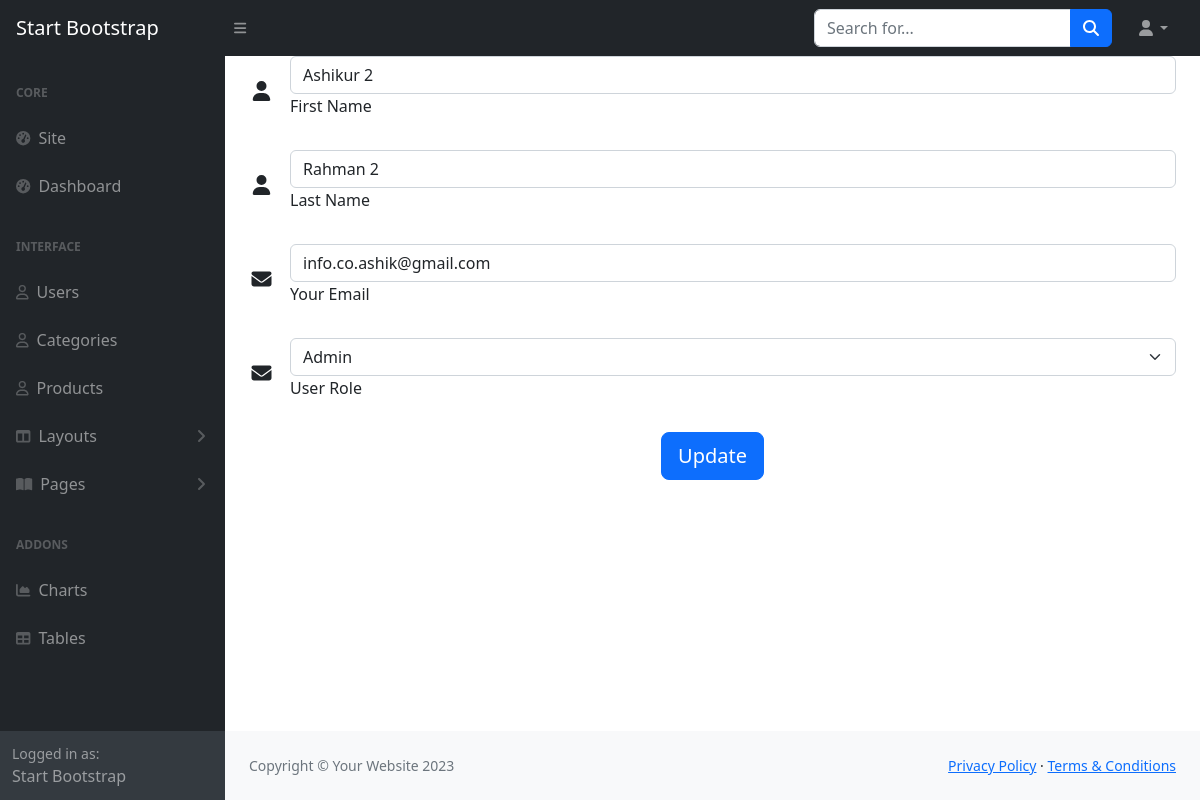
/dashboard/useredit.php?id=6, run on the app's committed database.
### tables this page shows
CREATE TABLE `users` (
  `id` int(11) NOT NULL,
  `lastname` varchar(255) DEFAULT NULL,
  `firstname` varchar(255) DEFAULT NULL,
  `email` varchar(255) DEFAULT NULL,
  `password` varchar(255) DEFAULT NULL,
  `role` tinyint(1) NOT NULL DEFAULT 1,
  `created` timestamp NOT NULL DEFAULT current_timestamp(),
  `updated` timestamp NULL DEFAULT NULL ON UPDATE current_timestamp()
);

### dashboard/useredit.php (the view, shortened to what this page needs)
<?php
if(isset($_GET['id'])){
    $id = filter_var($_GET['id'],FILTER_VALIDATE_INT);
    $conn = DB::connect();
    $query = "select * from users where id={$id}";
$result = $conn->query($query);
$row = $result->fetch_assoc();
}
?>
<?php
include "inc/header.php";
?>
<div id="layoutSidenav">
<?php include "inc/sidebar.php"; ?>
            <div id="layoutSidenav_content">
                <main>
<form class="mx-1 mx-md-4" action="useredit.php?id=<?= $id;?>" method="post">
<div class="d-flex flex-row align-items-center mb-4">
    <i class="fas fa-user fa-lg me-3 fa-fw"></i>
    <div class="form-outline flex-fill mb-0">
        <input type="text" name="first_name" id="form3Example1c" class="form-control" value="<?= $row['firstname'] ?>"/>
        <label class="form-label" for="form3Example1c">First Name</label>
    </div>
</div>
<div class="d-flex flex-row align-items-center mb-4">
    <i class="fas fa-user fa-lg me-3 fa-fw"></i>
    <div class="form-outline flex-fill mb-0">
        <input type="text" name="last_name" id="form3Example1c" class="form-control" value="<?= $row['lastname'] ?>" />
        <label class="form-label" for="form3Example1c">Last Name</label>
    </div>
</div>
<div class="d-flex flex-row align-items-center mb-4">
    <i class="fas fa-envelope fa-lg me-3 fa-fw"></i>
    <div class="form-outline flex-fill mb-0">
        <input type="email" name="email" id="form3Example3c" class="form-control" value="<?= $row['email'] ?>" />
        <label class="form-label" for="form3Example3c">Your Email</label>
    </div>
</div>
<div class="d-flex flex-row align-items-center mb-4">
    <i class="fas fa-envelope fa-lg me-3 fa-fw"></i>
    <div class="form-outline flex-fill mb-0">
        <select name="role" id="role" class="form-select">
            <option value="2" <?= $row['role']=="2"?"selected":"" ?>>Admin</option>
        </select>
        <label class="form-label" for="role">User Role</label>
    </div>
</div>
<div class="d-flex justify-content-center mx-4 mb-3 mb-lg-4">
    <button type="submit" class="btn btn-primary btn-lg">Update</button>
</div>
</form>
</main>
                <?php include "inc/footer.php" ?>

### data on the page
users: first_name "Ashikur 2", last_name "Rahman 2", email "info.co.ashik@gmail.com", role "Admin"
